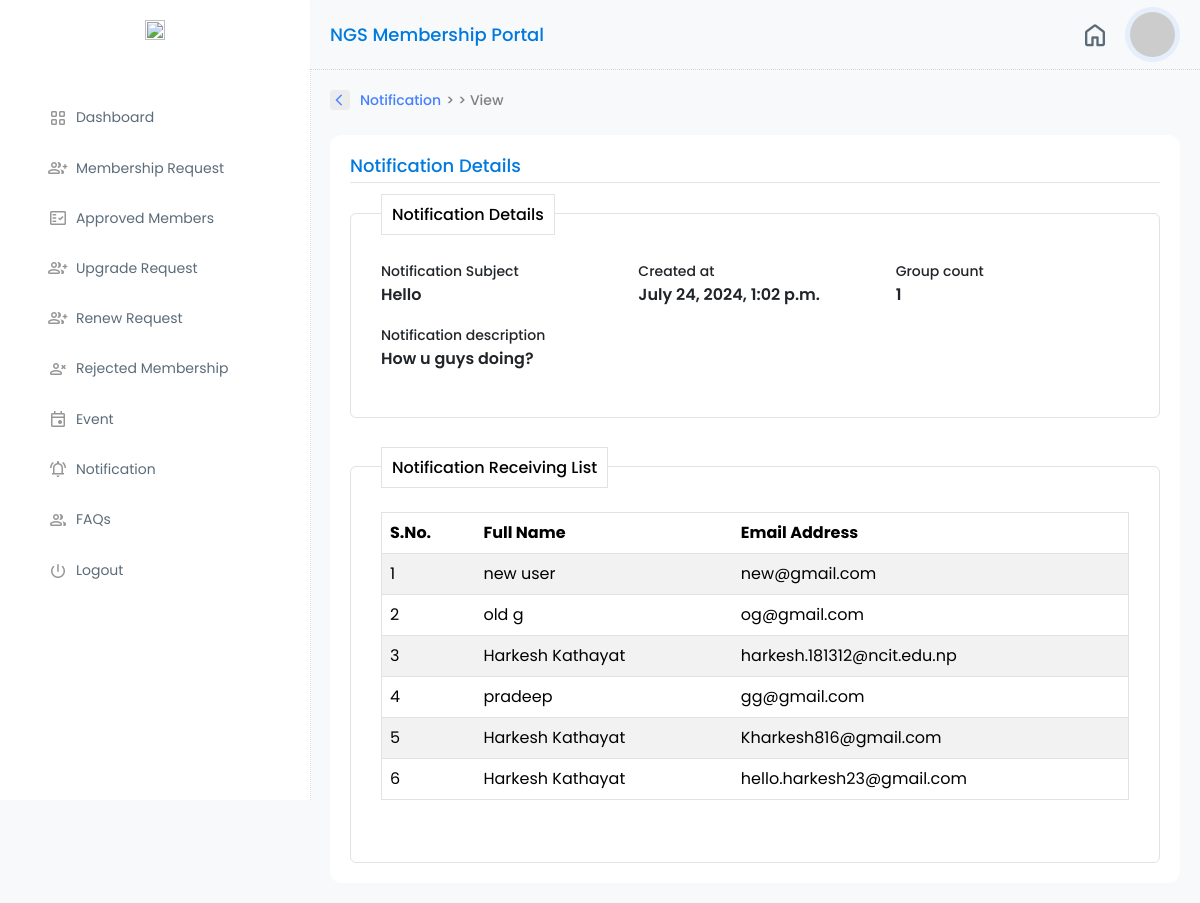
Before: /notifications/view-notification/2 (signed in) with the older database file.
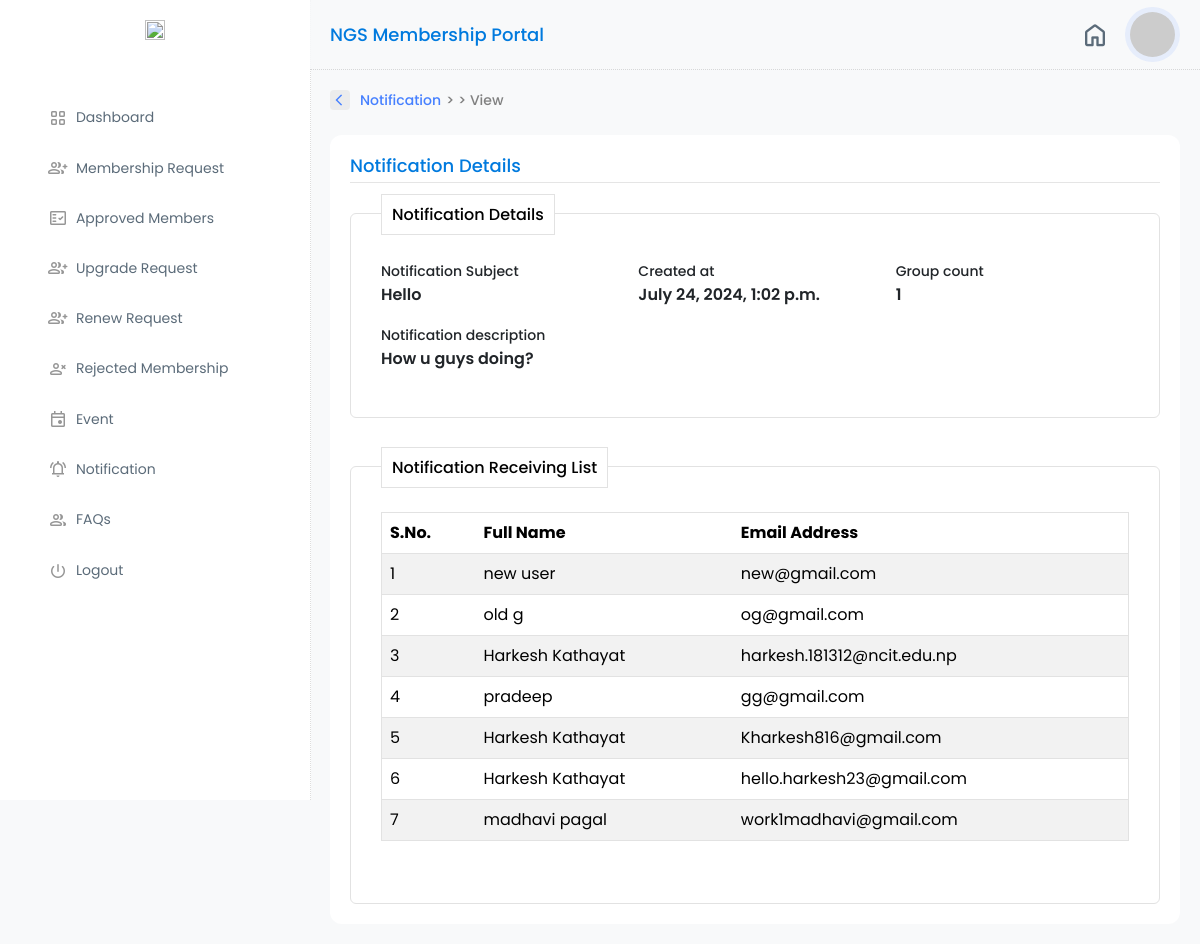
After: the same page with the newer database file.
### account/models.py (models this page shows, shortened)
class CustomUser(AbstractUser):
    full_name = models.CharField(max_length=100)
    email = models.EmailField( unique=True,
        error_messages={
            'unique': _(
                "A user is already registered with this email address"),
        },
    )
    username = None
    created_date=models.DateTimeField(auto_now_add=True)
    token = models.CharField(max_length=5,default=1234)
    is_verified = models.BooleanField(default=False)
    ADMIN=1
    USER=2
    ROLE_CHOICES=(
        (USER,'USER'),
        (ADMIN,'ADMIN'),
    )
    role = models.PositiveSmallIntegerField(
        choices=ROLE_CHOICES, blank=True, default=2
    )
    USERNAME_FIELD='email'
    REQUIRED_FIELDS=['full_name']
    objects =CustomUserManager()

### notification/views.py (the view)
# urls.py: path('view-notification/<int:id>',views.view_notification,name="view_notification"),
def view_notification(request,id):
    notification_instance = get_object_or_404(Notifications, id=id)
    context={
        'notification':notification_instance
    }
    return render(request,'notification/view_notification.html',context)

### notification/templates/notification/view_notification.html (shortened to what this page needs)
{% extends 'login_layout/layout.html' %}
{% load static %}
{% block content %}
            <div class="col-md-9 my-profile-w-80 g-0">
                {% include 'management/topbar.html' %}
                <div class="main-section-container">
                    <div class="row back-link">
                        <a href="#" onclick="history.back()">
                            <div class="icon-box"><span class="material-symbols-outlined">
                                </span>
                            </div>Notification <span style="color: #808080; margin-left: 5px;"> > {{ group.name}}
                                > View</span>
                        </a>
                    </div>
                    <div class="content-container mt-4">
                        <h3 class="form-title"> Notification Details</h3>
                        <hr>
                        <div class="detail-container">
                            <h2 class="detail-title">Notification Details</h2>
                            <div class="row mb-3 mt-4">
                                <div class="col-md-4">
                                    <label class="form-label cm">Notification Subject</label>
                                    <p class="data">{{ notification.subject }}</p>
                                </div>
                                <div class="col-md-4">
                                    <label class="form-label cm">Created at</label>
                                    <p class="data">{{ notification.created_at }}</p>
                                </div>
                                <div class="col-md-4">
                                    <label class="form-label cm">Group count</label>
                                    <p class="data">{{ notification.groups.count }}</p>
                                </div>
                            </div>
                            <div class="row mb-3">
                                <div class="col-md-12">
                                    <label class="form-label cm">Notification description</label>
                                    <p class="data">{{ notification.description }}</p>
                                </div>
                            </div>
                        </div>
                        <div class="detail-container mt-5">
                            <h2 class="detail-title">Notification Receiving List</h2>
                            <div class="row mb-3 mt-4">
                                <div class="col-md-12">
                                    <table class="table table-striped">
                                        <thead>
                                            <tr>
                                                <th>S.No.</th>
                                                <th>Full Name</th>
                                                <th>Email Address</th>
                                            </tr>
                                        </thead>
                                        <tbody>
                                            {% for group in notification.groups.all %}
                                            {% for user in group.users.all %}
                                            <tr>
                                                <td>{{ forloop.counter }}</td>
                                                <td>{{ user.full_name }}</td>
                                                <td>{{ user.email }}</td>
                                            </tr>
                                            {% endfor %}
                                            {% endfor %}
                                        </tbody>
                                    </table>
                                </div>
                            </div>
                        </div>
                    </div>
                </div>
            </div>
{% endblock %}

Changed rows visible on the page:
added CustomUser: full_name "madhavi pagal", email "work1madhavi@gmail.com"
